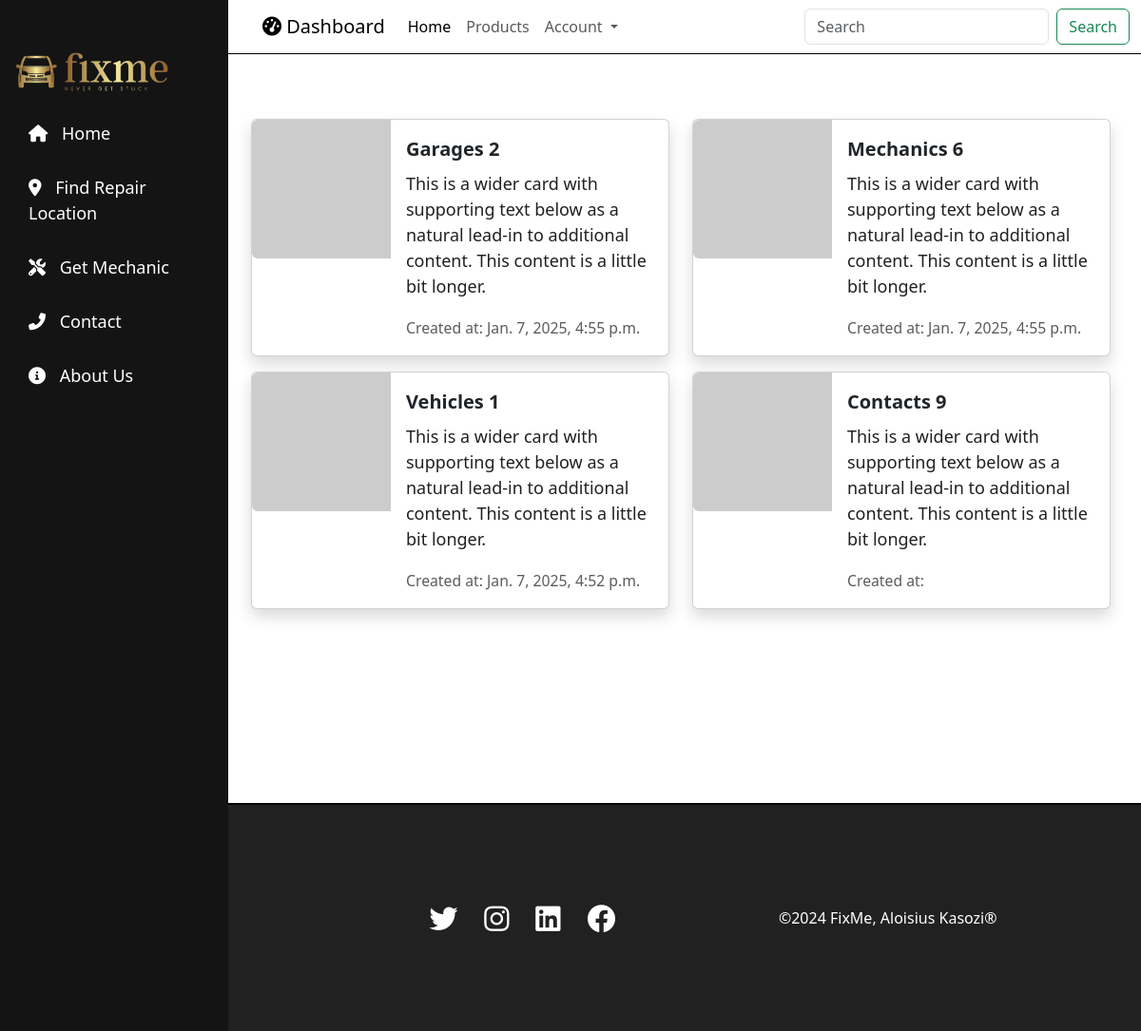
/dashboard/, run on the app's committed database.
### fixmeApp/models.py (models this page shows)
class Garage(models.Model):
    name = models.CharField(max_length=100)
    location = models.CharField(max_length=100)
    image = models.ImageField(null=True, blank=True)
    created_at = models.DateTimeField(auto_now_add=True)

class Mechanic(models.Model):
    name = models.CharField(max_length=30)
    email = models.EmailField(validators=[EmailValidator(message="Please enter a valid email address")])
    location = models.CharField(max_length=30)
    experience = models.SmallIntegerField(default=0)
    phone = models.CharField(max_length=14, validators=[MinLengthValidator(10), MaxLengthValidator(14)])
    bio = models.CharField(max_length=100, null=True, blank=True)
    dis_img = models.ImageField(null=True, blank=True)
    created_at = models.DateTimeField(auto_now_add=True)

class Car(models.Model):
    name = models.CharField(max_length=50,null=True, blank=True)
    model = models.CharField(max_length=20, null=True, blank=True )
    vehicle_make = models.ForeignKey(CarBrand, on_delete=models.CASCADE,null=True, blank=True)
    description = models.TextField(max_length=200, null=True, blank=True)
    image = models.ImageField(null=True, blank=True)
    price = models.IntegerField(default=0)
    created_at = models.DateTimeField(auto_now_add=True)

### fixmeApp/views.py (the view)
# urls.py: path('dashboard/', views.dashboard, name="dashboard"),
def dashboard(request):
    garages = Garage.objects.all()
    mechanics = Mechanic.objects.all()
    cars = Car.objects.all()
    bays = WashingBay.objects.all()
    contacts = Contact.objects.all()
    return render(request, 'auth/dashboard.html', {
        'garages': garages,
        'mechanics': mechanics,
        'cars': cars,
        'bays': bays,
        'contacts':contacts,
        'garage_created_at': garages.first().created_at if garages.exists() else None,
        'mechanic_created_at': mechanics.first().created_at if mechanics.exists() else None,
        'car_created_at': cars.first().created_at if cars.exists() else None,
        'bay_created_at': bays.first().created_at if bays.exists() else None
    })

### fixmeApp/templates/auth/dashboard.html (shortened to what this page needs)
{% extends 'base.html' %}
{% block content %}
<br><br>
<div class="container">
  <div class="row">
    <div class="col-md-6">
      <div class="card mb-3 shadow card-hover" style="max-width: 540px;">
        <div class="row g-0">
          <div class="col-md-4">
            <img src="https://picsum.photos/202" class="img-fluid rounded-start" alt="Garage Image">
          </div>
          <div class="col-md-8">
            <div class="card-body">
              <h5 class="card-title"><b>Garages {{ garages.count }}</b></h5>
              <p class="card-text">This is a wider card with supporting text below as a natural lead-in to additional content. This content is a little bit longer.</p>
              <p class="card-text"><small class="text-body-secondary">Created at: {{ garage_created_at }}</small></p>
            </div>
          </div>
        </div>
      </div>
    </div>
    <div class="col-md-6">
      <div class="card mb-3 shadow card-hover" style="max-width: 540px;">
        <div class="row g-0">
          <div class="col-md-4">
            <img src="https://picsum.photos/201" class="img-fluid rounded-start" alt="Mechanic Image">
          </div>
          <div class="col-md-8">
            <div class="card-body">
              <h5 class="card-title"><b>Mechanics {{ mechanics.count }}</b></h5>
              <p class="card-text">This is a wider card with supporting text below as a natural lead-in to additional content. This content is a little bit longer.</p>
              <p class="card-text"><small class="text-body-secondary">Created at: {{ mechanic_created_at }}</small></p>
            </div>
          </div>
        </div>
      </div>
    </div>
  </div>
  <div class="row">
    <div class="col-md-6">
      <div class="card mb-3 shadow card-hover" style="max-width: 540px;">
        <div class="row g-0">
          <div class="col-md-4">
            <img src="https://picsum.photos/200" class="img-fluid rounded-start" alt="Vehicle Image">
          </div>
          <div class="col-md-8">
            <div class="card-body">
              <h5 class="card-title"><b>Vehicles {{ cars.count }}</b></h5>
              <p class="card-text">This is a wider card with supporting text below as a natural lead-in to additional content. This content is a little bit longer.</p>
              <p class="card-text"><small class="text-body-secondary">Created at: {{ car_created_at }}</small></p>
            </div>
          </div>
        </div>
      </div>
    </div>
    <div class="col-md-6">
      <div class="card mb-3 shadow card-hover" style="max-width: 540px;">
        <div class="row g-0">
          <div class="col-md-4">
            <img src="https://picsum.photos/205" class="img-fluid rounded-start" alt="Contact Image">
          </div>
          <div class="col-md-8">
            <div class="card-body">
              <h5 class="card-title"><b>Contacts {{ contacts.count }}</b></h5>
              <p class="card-text">This is a wider card with supporting text below as a natural lead-in to additional content. This content is a little bit longer.</p>
              <p class="card-text"><small class="text-body-secondary">Created at: {{ contact_created_at }}</small></p>
            </div>
          </div>
        </div>
      </div>
    </div>
  </div>
</div>
<br><br><br><br><br><br><br>
{% endblock %}

### fixmeApp/static/css/nav.css (style rules this page uses)
* { margin: 0; padding: 0; box-sizing: border-box; line-height: 1.5; }
body { font-family: Arial, sans-serif; background-color: #f4f4f4; width: 100vw; }
main p { font-size: 18px; color: #212121; }

### fixmeApp/static/css/main.css (style rules this page uses)
.welcome h1, p { margin-top: 1%; font-size: 50px; }

### data on the page
Garage: created_at "Jan. 7, 2025, 4:55 p.m."
Mechanic: created_at "Jan. 7, 2025, 4:55 p.m."
Car: created_at "Jan. 7, 2025, 4:52 p.m."

### other printed values
{{ garages.count }} "2"
{{ mechanics.count }} "6"
{{ cars.count }} "1"
{{ contacts.count }} "9"
